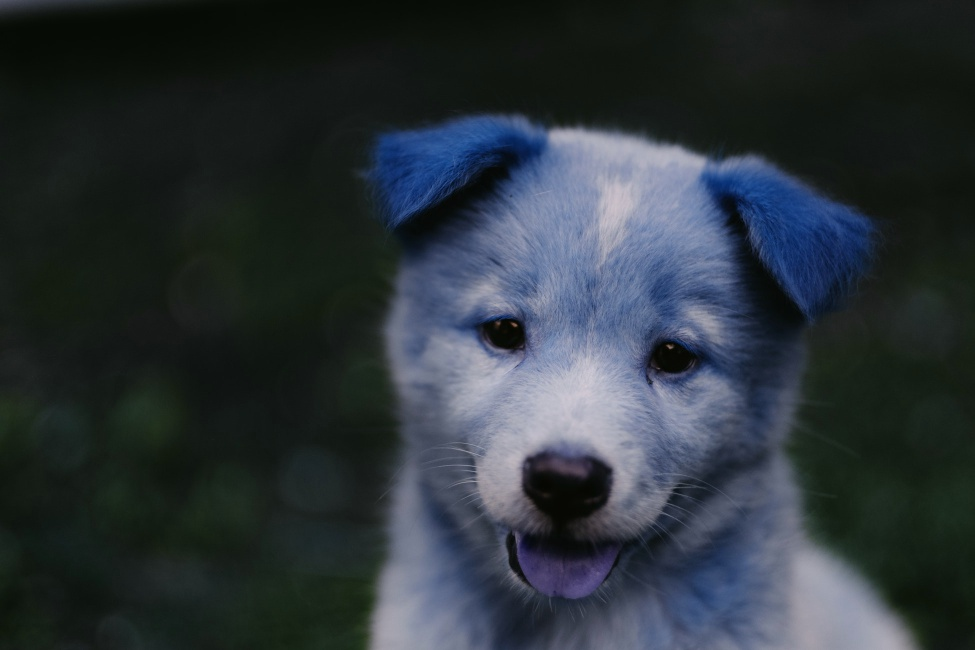
#> input picture 01-Image-Basics-with-OpenCV/my_new_picture.jpg, 975 x 650 px, given in place of the camera
$ jupyter execute 00-Optical-Flow.ipynb   (text cells are left out)
#> lines starting #> are read from the running program, lines starting #| are printed output that depends on the picture; after the words box and inside, x2 and y2 are one past the last pixel; in counts of white or black regions, pixels touching at a corner belong together
[cell 1]
import numpy as np
import cv2

[cell 2]
# Parameters for ShiTomasi corner detection (good features to track paper)
corner_track_params = dict(maxCorners = 10,
                       qualityLevel = 0.3,
                       minDistance = 7,
                       blockSize = 7 )

[cell 3]
# Parameters for lucas kanade optical flow
lk_params = dict( winSize  = (200,200),
                  maxLevel = 2,
                  criteria = (cv2.TERM_CRITERIA_EPS | cv2.TERM_CRITERIA_COUNT, 10,0.03))

[cell 4]
# Capture the video
cap = cv2.VideoCapture(0)

# Grab the very first frame of the stream
ret, prev_frame = cap.read()
#> prev_frame is the input picture: shape (650, 975, 3); mean B, G, R 57.5, 51.8, 43.8

# Grab a grayscale image (We will refer to this as the previous frame)
prev_gray = cv2.cvtColor(prev_frame, cv2.COLOR_BGR2GRAY)
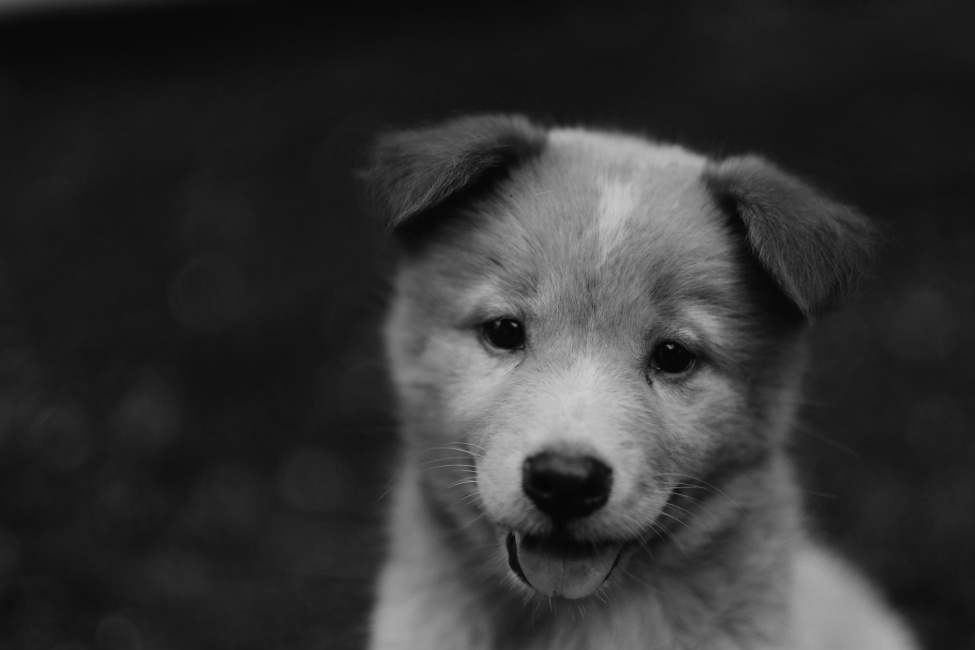
#> prev_gray: shape (650, 975); min 2, max 207, mean 50.1

# Grabbing the corners
prevPts = cv2.goodFeaturesToTrack(prev_gray, mask = None, **corner_track_params)
#> prevPts = [[670, 346], [514, 324], [476, 472], [650, 382], [668, 501], [497, 322], [673, 489], [523, 348], [662, 509], [476, 482]]

# Create a matching mask of the previous frame for drawing on later
mask = np.zeros_like(prev_frame)


while True:

    # Grab current frame
    ret,frame = cap.read()

    # Grab gray scale
    frame_gray = cv2.cvtColor(frame, cv2.COLOR_BGR2GRAY)

    # Calculate the Optical Flow on the Gray Scale Frame
    nextPts, status, err = cv2.calcOpticalFlowPyrLK(prev_gray, frame_gray, prevPts, None, **lk_params)
#> nextPts has the same summary as prevPts; status = [1, 1, 1, 1, 1, 1, 1, 1, 1, 1]; err = [0, 0, 0, 0, 0, 0, 0, 0, 0, 0]

    # Using the returned status array (the status output)
    # status output status vector (of unsigned chars); each element of the vector is set to 1 if
    # the flow for the corresponding features has been found, otherwise, it is set to 0.
    good_new = nextPts[status==1]
#> good_new has the same summary as prevPts
    good_prev = prevPts[status==1]
#> good_prev has the same summary as prevPts

    # Use ravel to get points to draw lines and circles
    for i,(new,prev) in enumerate(zip(good_new,good_prev)):

        x_new,y_new = new.ravel()
        x_prev,y_prev = prev.ravel()

        x_new, y_new = int(x_new), int(y_new)
        x_prev, y_prev = int(x_prev), int(y_prev)


        # Lines will be drawn using the mask created from the first frame
        mask = cv2.line(mask, (x_new,y_new),(x_prev,y_prev), (0,255,0), 3)

        # Draw red circles at corner points
        frame = cv2.circle(frame,(x_new,y_new),8,(0,0,255),-1)
#> this loop made 10 passes
#> (x_new, y_new, x_prev, y_prev) on passes 1 to 10: (670, 346, 670, 346), (514, 324, 514, 324), (476, 472, 476, 472), (650, 382, 650, 382), (668, 501, 668, 501), (497, 322, 497, 322), (673, 489, 673, 489), (523, 348, 523, 348), (662, 509, 662, 509), (476, 482, 476, 482)
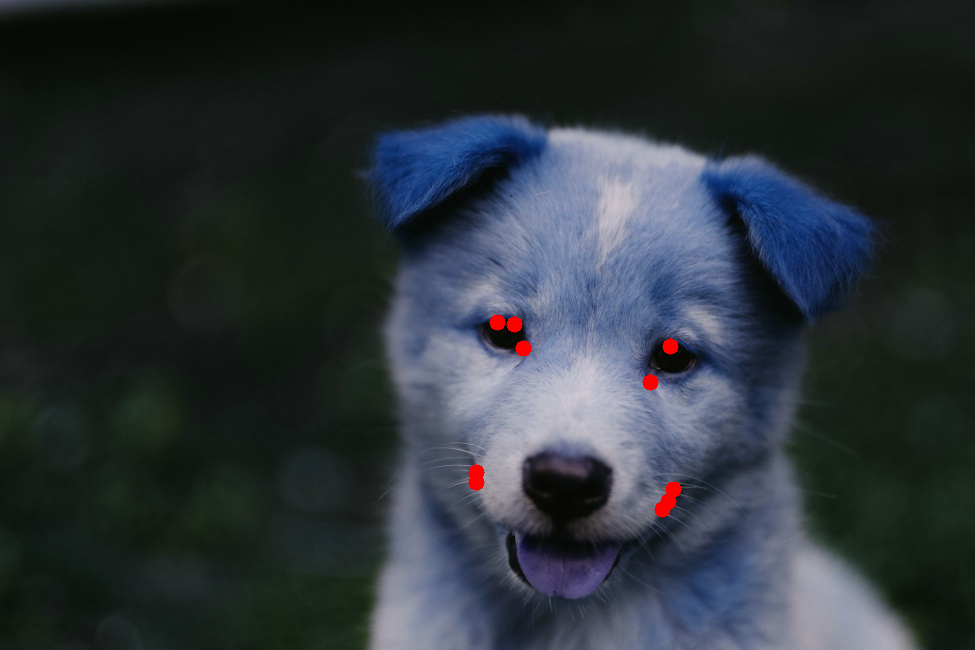
#> frame: shape (650, 975, 3); mean B, G, R 57.3, 51.6, 44.4
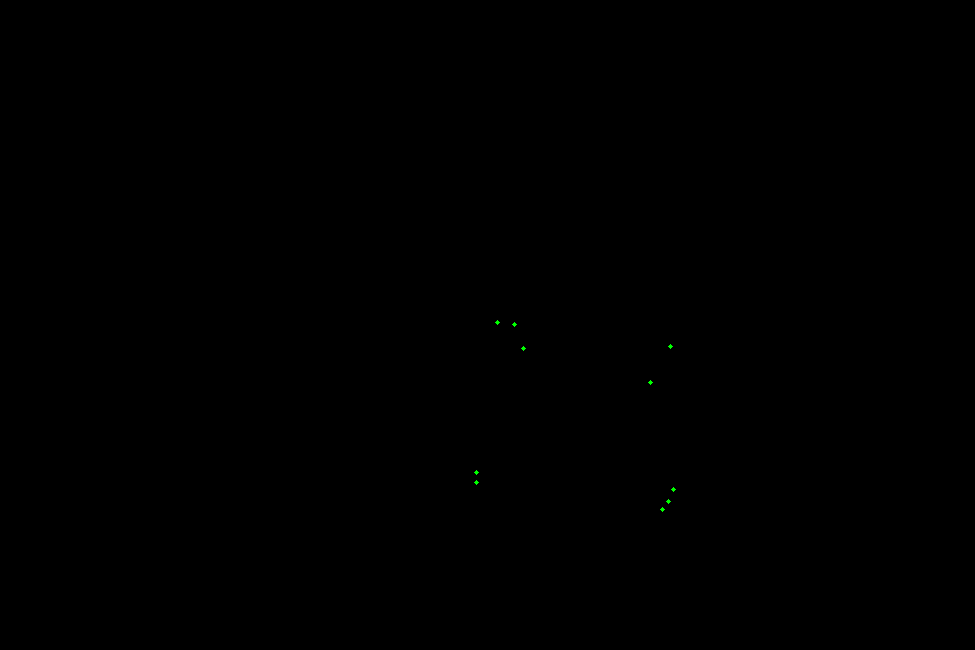
#> mask: shape (650, 975, 3); mean of channels 0, 1, 2 0, 0.1, 0; drawn as B, G, R

    # Display the image along with the mask we drew the line on.
    img = cv2.add(frame,mask)
    cv2.imshow('frame',img)

    k = cv2.waitKey(30) & 0xff
#> (key Esc is pressed here)
    if k == 27:
        break

    # Now update the previous frame and previous points
    prev_gray = frame_gray.copy()
    prevPts = good_new.reshape(-1,1,2)


cv2.destroyAllWindows()
cap.release()

[cell 5]
import cv2
import numpy as np

# Capture the frame
cap = cv2.VideoCapture(0)
ret, frame1 = cap.read()

# Get gray scale image of first frame and make a mask in HSV color
prvsImg = cv2.cvtColor(frame1,cv2.COLOR_BGR2GRAY)

hsv_mask = np.zeros_like(frame1)
hsv_mask[:,:,1] = 255

while True:
    ret, frame2 = cap.read()
    nextImg = cv2.cvtColor(frame2,cv2.COLOR_BGR2GRAY)

    # Check out the markdown text above for a break down of these paramters, most of these are just suggested defaults
    flow = cv2.calcOpticalFlowFarneback(prvsImg,nextImg, None, 0.5, 3, 15, 3, 5, 1.2, 0)


    # Color the channels based on the angle of travel
    # Pay close attention to your video, the path of the direction of flow will determine color!
    mag, ang = cv2.cartToPolar(flow[:,:,0], flow[:,:,1],angleInDegrees=True)
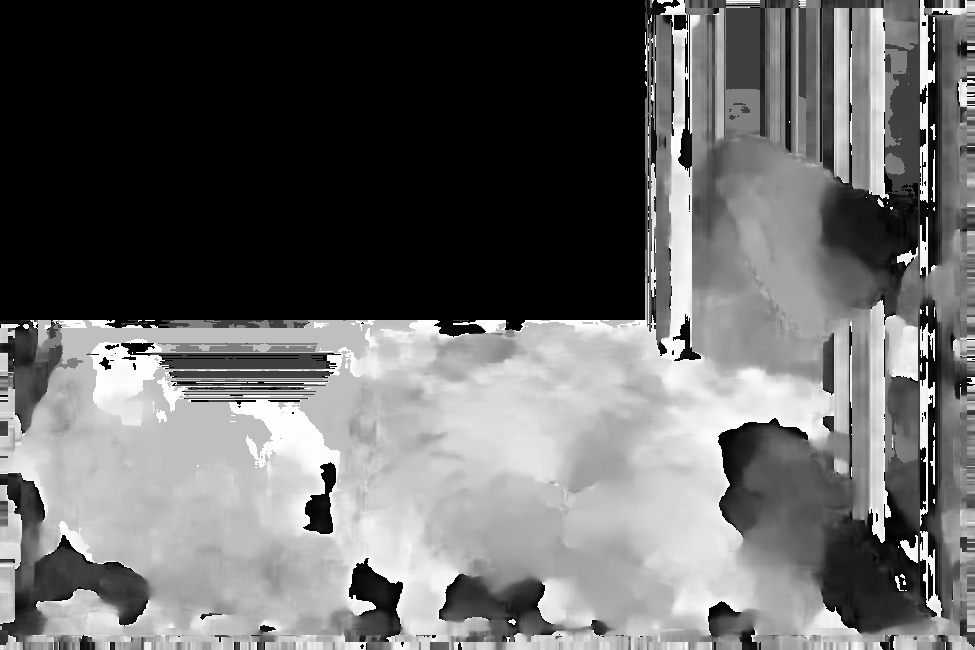
#> ang: shape (650, 975) float32; min 0, max 360, mean 145.5; drawn with min black and max white
    hsv_mask[:,:,0] = ang/2
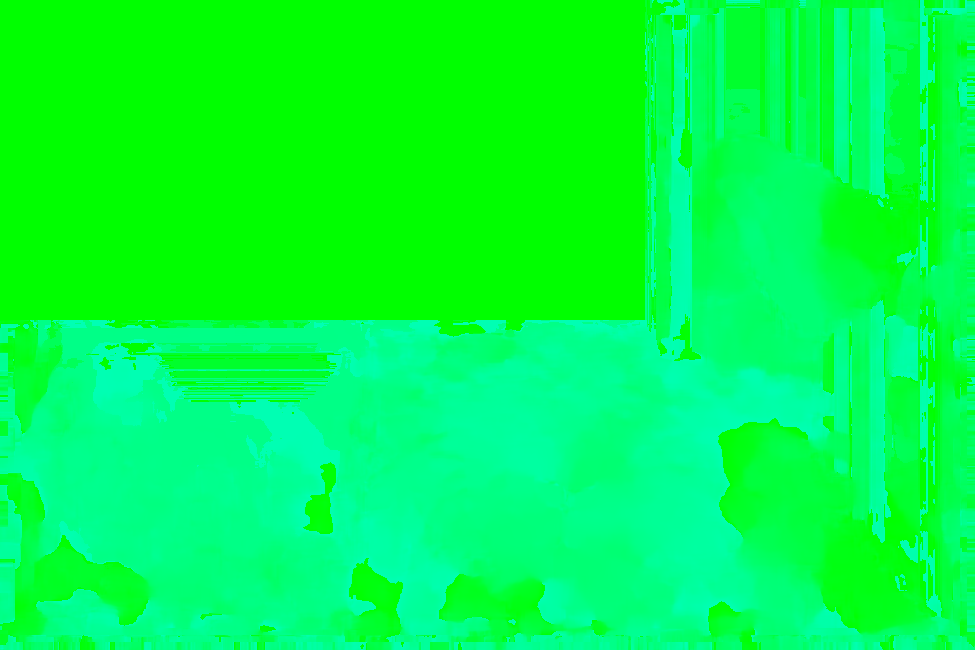
#> hsv_mask: shape (650, 975, 3); mean of channels 0, 1, 2 72.4, 255, 0; drawn as B, G, R
    hsv_mask[:,:,2] = cv2.normalize(mag,None,0,255,cv2.NORM_MINMAX)
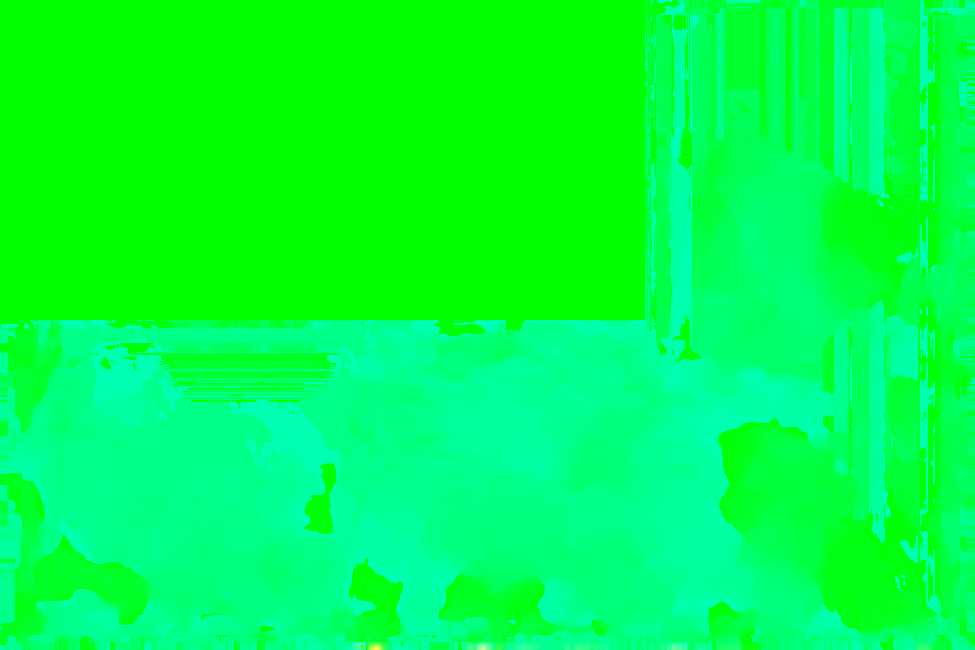
#> hsv_mask: shape (650, 975, 3); 0.44% of pixels changed, all inside (x1, y1, x2, y2) = (56, 637, 932, 650); drawn as B, G, R

    # Convert back to BGR to show with imshow from cv
    bgr = cv2.cvtColor(hsv_mask,cv2.COLOR_HSV2BGR)
    cv2.imshow('frame2',bgr)

    k = cv2.waitKey(30) & 0xff
#> (key Esc is pressed here)
    if k == 27:
        break

    # Set the Previous image as the next iamge for the loop
    prvsImg = nextImg


cap.release()
cv2.destroyAllWindows()
